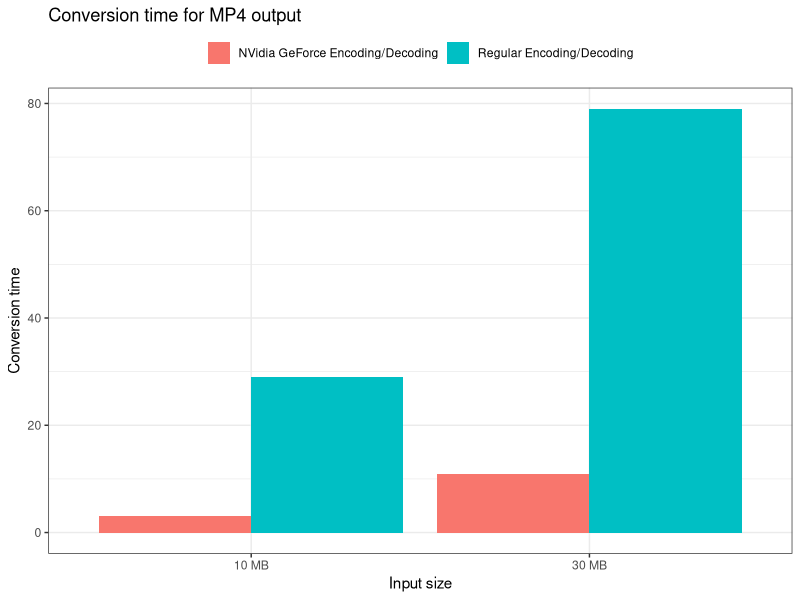
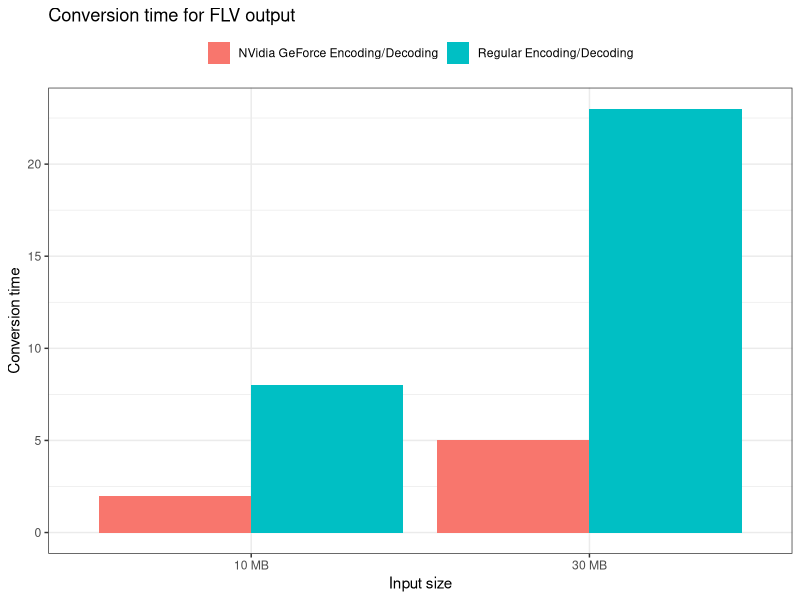
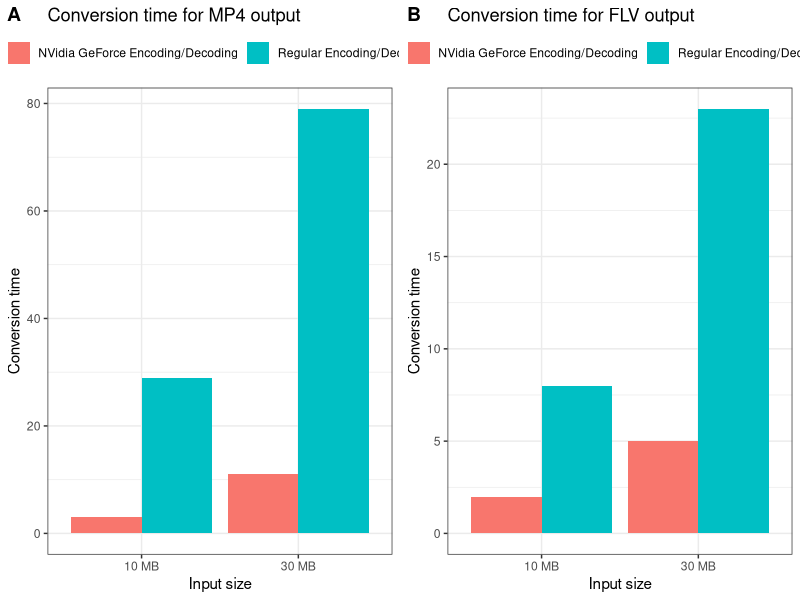
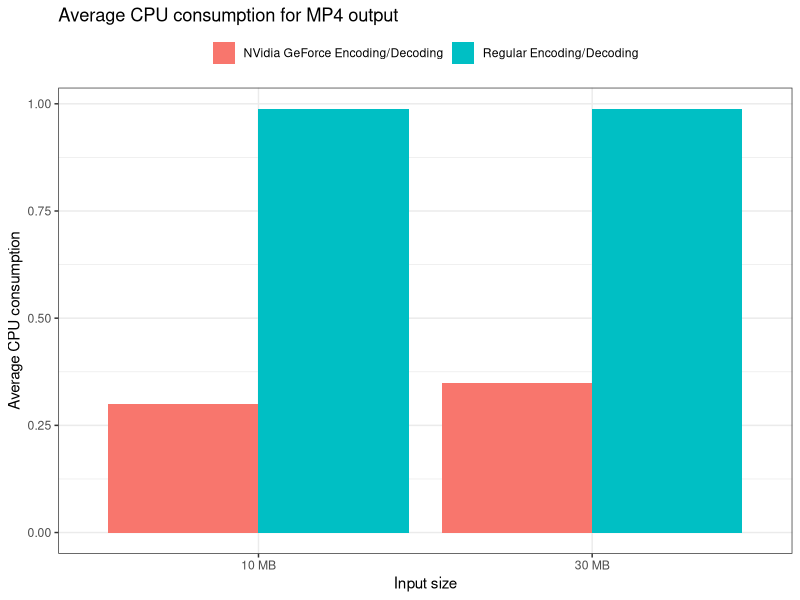
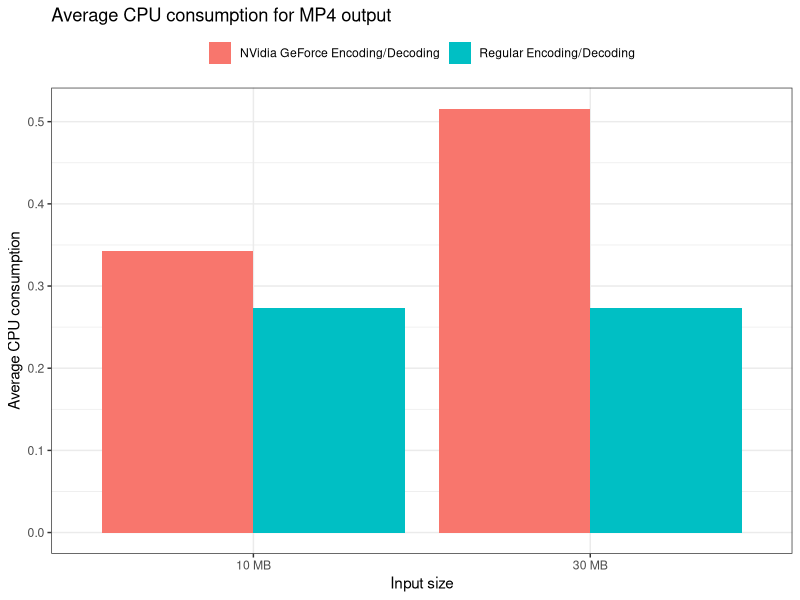
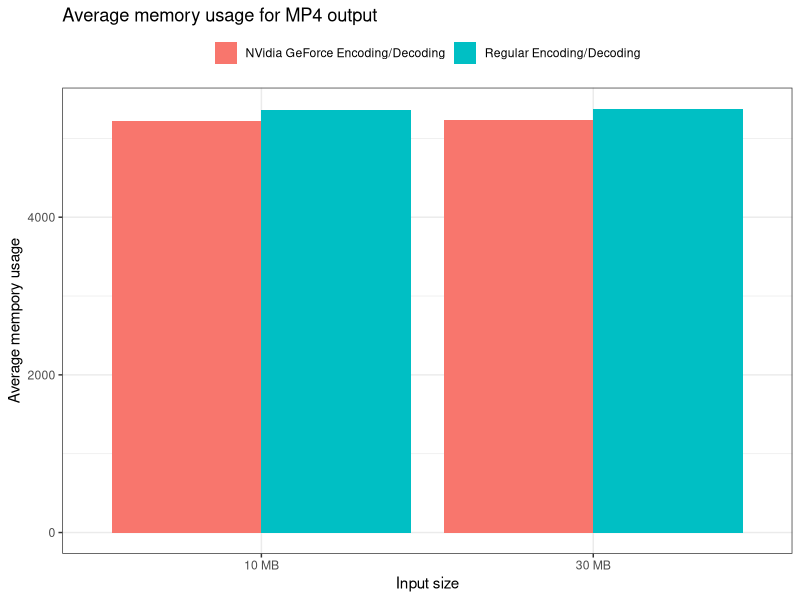
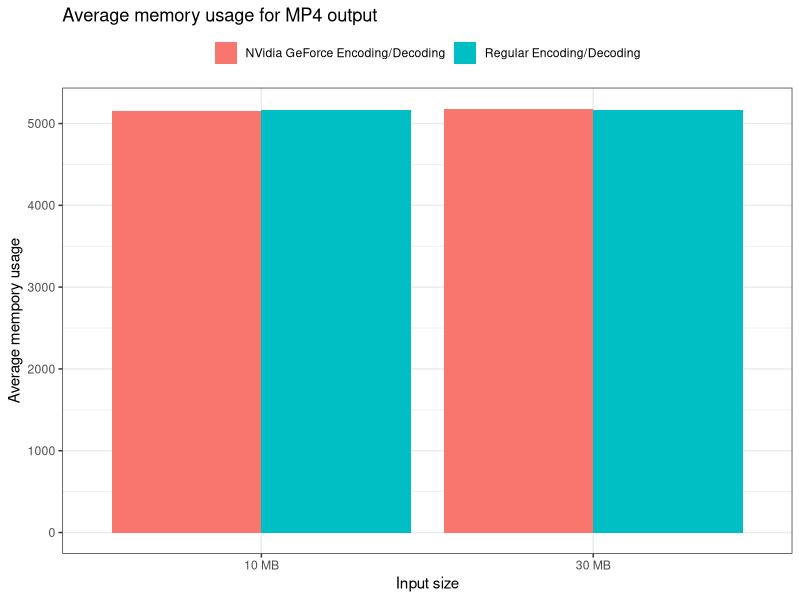

These charts were generated, in order, by the following R code:
## ---- chunk 1
library(tidyverse)
library(knitr)
library(here)
library(ggplot2)
library(cowplot)
theme_set(theme_bw())
## ---- chunk 2
df <- read_csv("results/2/raw-convert.csv")
df$acc[df$acc == FALSE] <- "Regular Encoding/Decoding"
df$acc[df$acc == TRUE] <- "NVidia GeForce Encoding/Decoding"
df$size[df$size == 10] <- "10 MB"
df$size[df$size == 30] <- "30 MB"
## ---- chunk 3
mp4Time <- subset(df, output == 'mp4') %>%
  ggplot(aes(x = size, y = seconds, fill=acc)) +
  geom_bar(stat='identity', position='dodge') +
  theme_bw() +
  scale_colour_brewer(palette="Set1") +
  theme(legend.title=element_blank(), legend.position="top") +
  xlab("Input size") +
  ylab("Conversion time") +
  ggtitle("Conversion time for MP4 output")  
## ---- chunk 4
flvTime <- subset(df, output == 'flv') %>%
  ggplot(aes(x = size, y = seconds, fill=acc)) +
  geom_bar(stat='identity', position='dodge') +
  theme_bw() +
  scale_colour_brewer(palette="Set1") +
  theme(legend.title=element_blank(), legend.position="top") +
  xlab("Input size") +
  ylab("Conversion time") +
  ggtitle("Conversion time for FLV output")
## ---- chunk 5
mp4Time
## ---- chunk 6
flvTime
## ---- chunk 7
plot_grid(mp4Time, flvTime, labels="AUTO")
## ---- chunk 8
cpuMp4 <- subset(df, output == 'mp4') %>%
  ggplot(aes(x = size, y = cpu, fill=acc)) +
  geom_bar(stat='identity', position='dodge') +
  theme_bw() +
  scale_colour_brewer(palette="Set1") +
  theme(legend.title=element_blank(), legend.position="top") +
  xlab("Input size") +
  ylab("Average CPU consumption") +
  ggtitle("Average CPU consumption for MP4 output")
## ---- chunk 9
cpuflv <- subset(df, output == 'flv') %>%
  ggplot(aes(x = size, y = cpu, fill=acc)) +
  geom_bar(stat='identity', position='dodge') +
  theme_bw() +
  scale_colour_brewer(palette="Set1") +
  theme(legend.title=element_blank(), legend.position="top") +
  xlab("Input size") +
  ylab("Average CPU consumption") +
  ggtitle("Average CPU consumption for MP4 output")
## ---- chunk 10
cpuMp4
## ---- chunk 11
cpuflv
## ---- chunk 12
memMp4 <- subset(df, output == 'mp4') %>%
  ggplot(aes(x = size, y = mem, fill=acc)) +
  geom_bar(stat='identity', position='dodge') +
  theme_bw() +
  scale_colour_brewer(palette="Set1") +
  theme(legend.title=element_blank(), legend.position="top") +
  xlab("Input size") +
  ylab("Average mempory usage") +
  ggtitle("Average memory usage for MP4 output")
## ---- chunk 13
memflv <- subset(df, output == 'flv') %>%
  ggplot(aes(x = size, y = mem, fill=acc)) +
  geom_bar(stat='identity', position='dodge') +
  theme_bw() +
  scale_colour_brewer(palette="Set1") +
  theme(legend.title=element_blank(), legend.position="top") +
  xlab("Input size") +
  ylab("Average mempory usage") +
  ggtitle("Average memory usage for MP4 output")
## ---- chunk 14
memMp4
## ---- chunk 15
memflv
